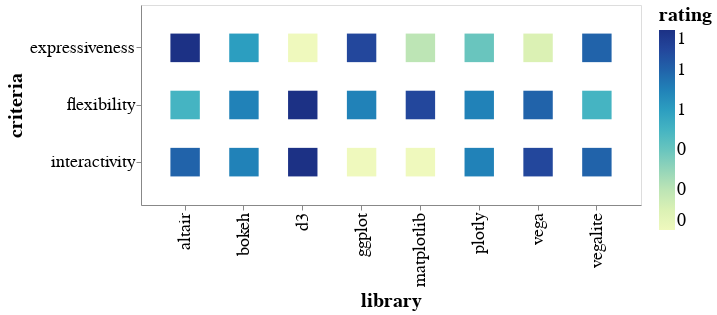

This figure's notebook cell:
### Code cell
alt.Chart(df).mark_rect().encode(
    x='library',
    y='criteria',
    color='rating',
    tooltip=['library', 'rating', 'criteria']
).properties(width=500)

### Figure 1 — Vega-Lite specification as saved in the notebook (floating-point values rounded to 4 significant figures)
{"$schema": "https://vega.github.io/schema/vega-lite/v3.2.1.json", "config": {"axis": {"labelFontSize": 18, "titleFontSize": 20}, "legend": {"labelFontSize": 18, "symbolSize": 100, "titleFontSize": 20}, "numberFormat": ".0f", "scale": {"bandPaddingInner": 0.5, "bandPaddingOuter": 0.5}, "style": {"bar": {"size": 5}, "guide-label": {"fontSize": 20}, "guide-title": {"fontSize": 25}}, "title": {"fontSize": 20}}, "data": {"name": "data-7d704fc37b638f77ad93e7e91212fb76"}, "datasets": {"data-7d704fc37b638f77ad93e7e91212fb76": [{"criteria": "expressiveness", "library": "matplotlib", "rating": 0.2}, {"criteria": "expressiveness", "library": "plotly", "rating": 0.4}, {"criteria": "expressiveness", "library": "ggplot", "rating": 0.9}, {"criteria": "expressiveness", "library": "bokeh", "rating": 0.6}, {"criteria": "expressiveness", "library": "d3", "rating": 0}, {"criteria": "expressiveness", "library": "vega", "rating": 0.1}, {"criteria": "expressiveness", "library": "vegalite", "rating": 0.8}, {"criteria": "expressiveness", "library": "altair", "rating": 1}, {"criteria": "flexibility", "library": "matplotlib", "rating": 0.9}, {"criteria": "flexibility", "library": "plotly", "rating": 0.7}, {"criteria": "flexibility", "library": "ggplot", "rating": 0.7}, {"criteria": "flexibility", "library": "bokeh", "rating": 0.7}, {"criteria": "flexibility", "library": "d3", "rating": 1}, {"criteria": "flexibility", "library": "vega", "rating": 0.8}, {"criteria": "flexibility", "library": "vegalite", "rating": 0.5}, {"criteria": "flexibility", "library": "altair", "rating": 0.5}, {"criteria": "interactivity", "library": "matplotlib", "rating": 0}, {"criteria": "interactivity", "library": "plotly", "rating": 0.7}, {"criteria": "interactivity", "library": "ggplot", "rating": 0}, {"criteria": "interactivity", "library": "bokeh", "rating": 0.7}, {"criteria": "interactivity", "library": "d3", "rating": 1}, {"criteria": "interactivity", "library": "vega", "rating": 0.9}, {"criteria": "interactivity", "library": "vegalite", "rating": 0.8}, {"criteria": "interactivity", "library": "altair", "rating": 0.8}]}, "encoding": {"color": {"field": "rating", "type": "quantitative"}, "tooltip": [{"field": "library", "type": "nominal"}, {"field": "rating", "type": "quantitative"}, {"field": "criteria", "type": "nominal"}], "x": {"field": "library", "type": "nominal"}, "y": {"field": "criteria", "type": "nominal"}}, "height": 200, "mark": "rect", "width": 500}
